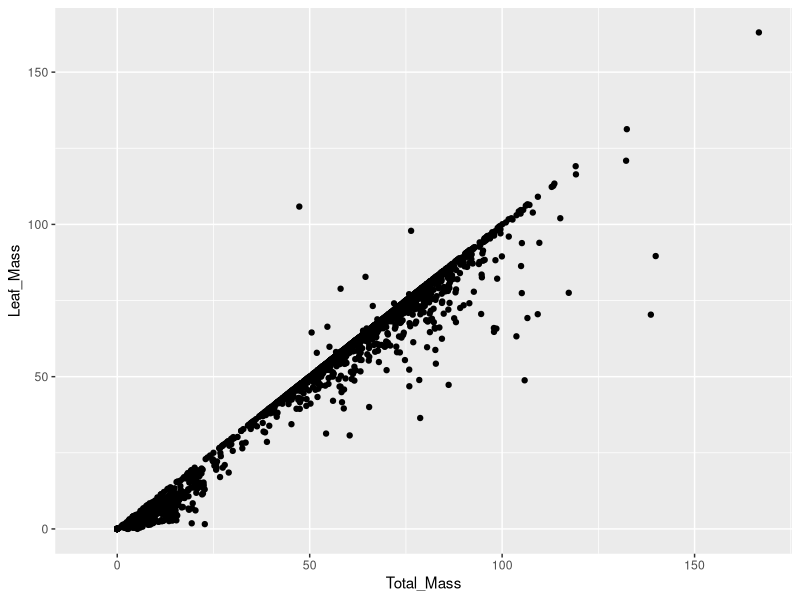
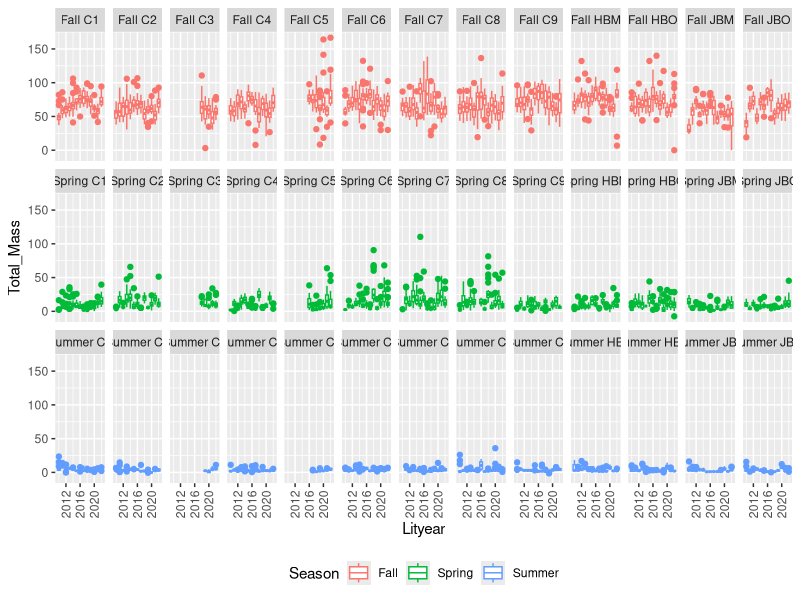
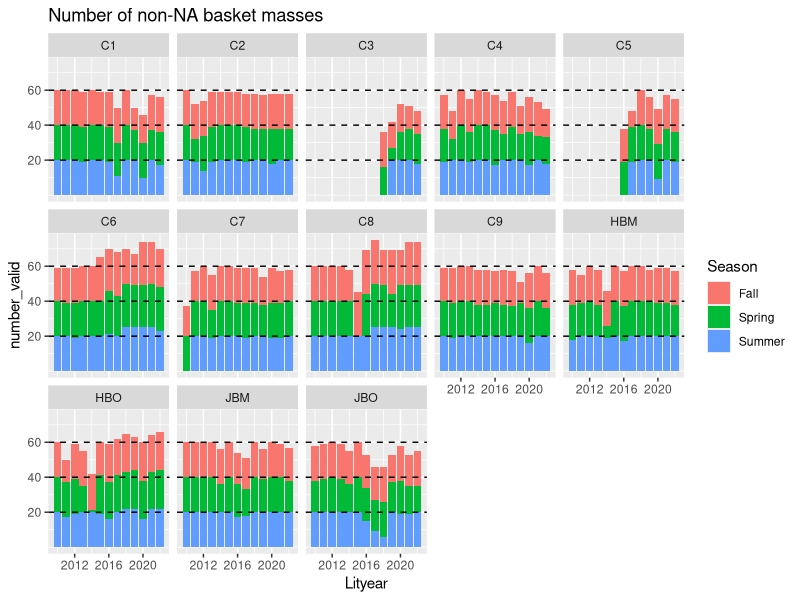
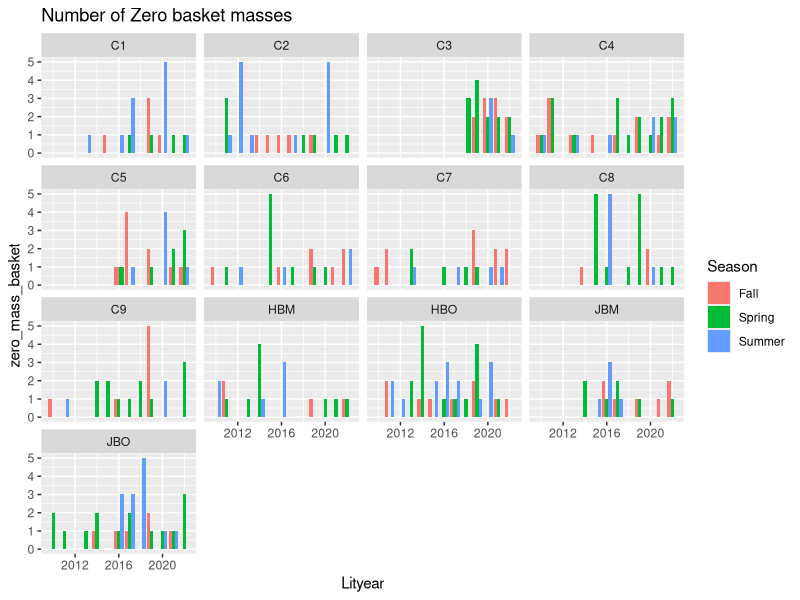
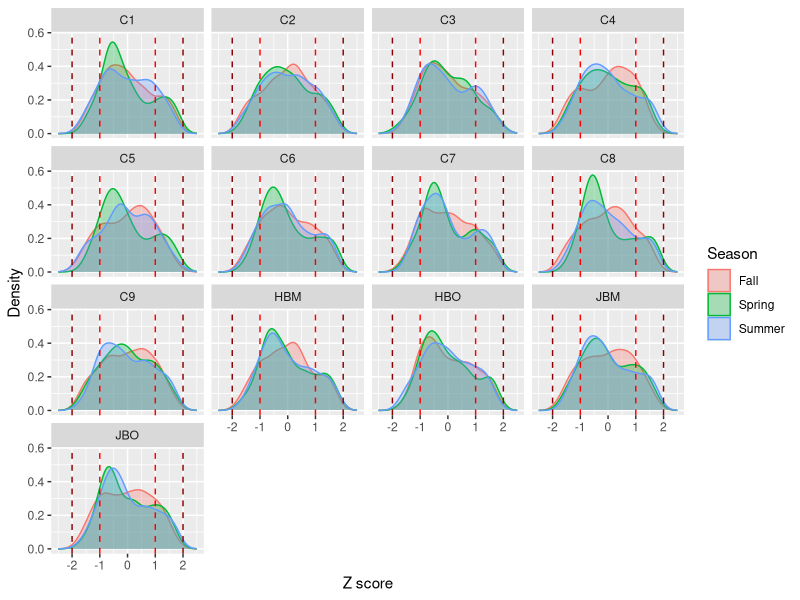
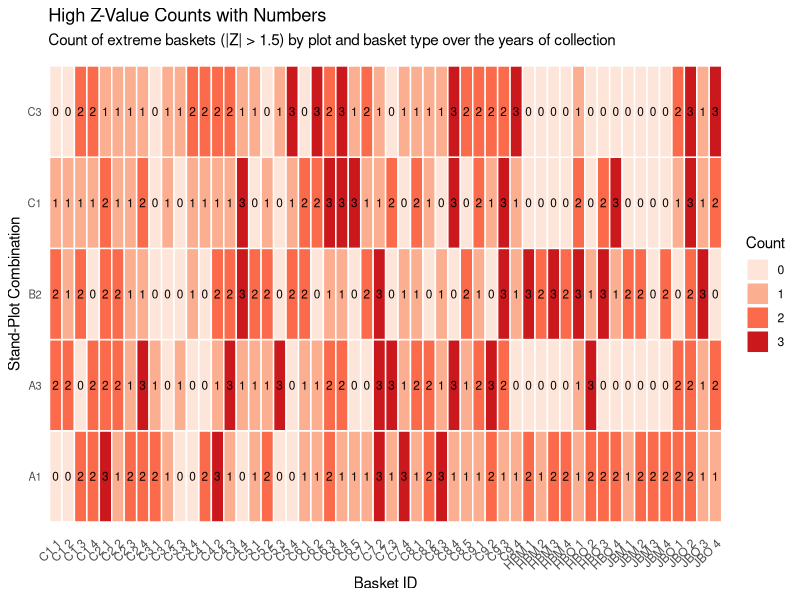

These figures' R source, in order:



# examine if a basket is outside its range


library(ggplot2)
library(here)


#####
lit <- read.csv(here::here("data","MELNHE Litterfall massJune2025.csv"))

lit$Total_Mass <- as.numeric(lit$Total_Mass)
lit$Leaf_Mass <- as.numeric(lit$Leaf_Mass)
lit$Total_Mass_g_m2 <- as.numeric(lit$Total_Mass_g_m2)

# Select the intended columns to reduce confusion.

head(lit)


# will look at species later, for now start with whole basket mass values
full_baskets <- lit[,c("Lityear","Year","Season","Stand","Plot","Basket",
                       "Total_Mass","Leaf_Mass","Basket_Area","Total_Mass_g_m2", "FAGR")]

table(full_baskets$Leaf_Mass == full_baskets$Total_Mass)

full_baskets$seas_bask <- paste(full_baskets$Season, full_baskets$Basket)

# Alex has a question here- how are 'Leaf_Mass' and 'Total_Mass' different?
ggplot(full_baskets, aes(x=Total_Mass, y=Leaf_Mass))+geom_point()

table(full_baskets$Lityear, full_baskets$Season)

# select years just for exploration
full_baskets <- full_baskets[full_baskets$Lityear>=2010,]
full_baskets <- full_baskets[full_baskets$Lityear< 2023,]

full_baskets$better_facet <- paste( full_baskets$Season, full_baskets$Stand)

ggplot( full_baskets, 
        #ggplot( full_baskets, 
        aes(x=Lityear, y=Total_Mass, col=Season,  group=bask_uk))+
  geom_boxplot(aes(group=Lityear))+
#  scale_y_log10()+
  facet_wrap(~better_facet , nrow=3)+
  theme(axis.text.x = element_text(angle=90, vjust=.5, hjust=1))+
  theme(legend.position = "bottom")


#########################################################################

############

# Create composite identifiers
full_baskets$staplo <- paste(full_baskets$Stand, full_baskets$Plot)
full_baskets$bask_uk <- paste(full_baskets$Season, full_baskets$staplo, full_baskets$Basket)
full_baskets$plot_uk <- paste(full_baskets$Season, full_baskets$staplo)

# Get unique plot-season combinations
full_baskets$year_bask_uk <- paste(full_baskets$Lityear, full_baskets$bask_uk)
full_baskets$year_plot_uk <- paste(full_baskets$Lityear, full_baskets$plot_uk)

plot_output <- list()
basket_output <- list()

# Loop through each unique year-season-plot, examine the baskets within
for (i in 1:length(unique(full_baskets$year_plot_uk))) {

  current_plot <- unique(full_baskets$year_plot_uk)[i]
  plot_bask_data <- full_baskets[full_baskets$year_plot_uk == current_plot, ]
  
  # Extract basket values from a given plot, by season and by year.
  basket_values <- plot_bask_data$Total_Mass
  
  # Remove NA values for statistics calculation
  valid_values <- basket_values[!is.na(basket_values)]
  zero_count <- dim(plot_bask_data[plot_bask_data$Total_Mass== 0,])[1]
  valid_count <- length(valid_values)

  
  # Calculate mean and standard deviation
  plot_mean <- mean(valid_values)
  plot_sd <- sd(valid_values)
    
  z_score <- (basket_values - plot_mean) / plot_sd
  
  bask_name <- plot_bask_data$Basket
  
  ploto = data.frame(
    year_season_plot = current_plot,
    "number_valid" = valid_count,
    "zero_mass_basket" = zero_count,
    "plot_mean" = plot_mean,
    "plot_sd" = plot_sd,
    "Lityear" = unique(plot_bask_data$Lityear),
    "Season" = unique(plot_bask_data$Season),
    "Stand" = unique(plot_bask_data$Stand) ,
    "staplo" = unique(plot_bask_data$staplo))
  
  basketo <- data.frame(
    "year_bask_uk" = plot_bask_data$year_bask_uk,
    "Basket" =  plot_bask_data$Basket,
    "z1" = z_score,
    "Lityear" = plot_bask_data$Lityear,
    "Season" = plot_bask_data$Season,
    "Stand" = plot_bask_data$Stand,
    "staplo" = plot_bask_data$staplo)

plot_output <- rbind( ploto , plot_output)  
basket_output <- rbind( basketo , basket_output)

# Print progress every 50 iterations
if (i %% 50 == 0) {
  cat("Processed", i, "of", length(unique(full_baskets$year_plot_uk)), "year-season-plot combinations\n")
  }
}  

head(plot_output)


## Now with both the plot output and the basket output, look at results

# Dashed lines are around what we'd expect for 5 baskets in 4 plots.

# Some years are higher than others?  Could be the Ca plot in C6 and C8?
ggplot(plot_output, aes(x=Lityear, y=number_valid,
                        fill=Season))+
  geom_col(position="stack")+
  facet_wrap(~Stand, nrow=3)+
  ggtitle("Number of non-NA basket masses")+
  geom_hline(yintercept = 20, linetype = "dashed")+
  geom_hline(yintercept = 40, linetype = "dashed")+
  geom_hline(yintercept = 60, linetype = "dashed")+
  scale_y_continuous(breaks=c(20, 40, 60, 80))
  


ggplot(plot_output, aes(x=Lityear, y=zero_mass_basket ,
                        fill=Season))+
  geom_col(position=position_dodge())+
  facet_wrap(~Stand)+
  ggtitle("Number of Zero basket masses")


# I'm a bit suspicious of the Fall basket masses where all 5 baskets are zero?

table(plot_output$zero_mass_basket, plot_output$Season)
# Maybe we should impute the ~100 baskets where fall litter is 0?

## Move on to baskets
head(basket_output)
valid_baskets <- basket_output[!is.na(basket_output$z1),]

ggplot(valid_baskets)+
  geom_density(aes(x=z1, col=Season, fill=Season), alpha = .3)+
  facet_wrap(~Stand)+
  xlim(-2.5, 2.5)+
  geom_vline(xintercept = c(-1, 1), linetype = "dashed", color = "red") +
  geom_vline(xintercept = c(-2, 2), linetype = "dashed", color = "darkred")+
  labs(x="Z score", y="Density")

# examine the z scores that are larger or smaller than 1.5 standard deviations away from the mean value
large_z <- valid_baskets[ valid_baskets$z1 > 1.5 |  valid_baskets$z1 < -1.5, ]  
dim(large_z)


a <- as.data.frame(table(large_z$staplo, large_z$Stand, large_z$Basket, large_z$Season))
a <- a[a$Freq>0 ,]

# across years, do some baskets have more 'z' type baskets?
c <- as.data.frame(table(a$Var1, a$Var3))
use_basks <- c("A1","A3","B2","C1","C3")

c <- c[c$Var2 %in% use_basks, ]



# Alternative heatmap with discrete color scale for easier reading
p2 <- ggplot(c, aes(x = Var1, y = Var2, fill = factor(Freq))) +
  geom_tile(color = "white", size = 0.5) +
  scale_fill_brewer(name = "Count", palette = "Reds", direction = 1) +
  geom_text(aes(label = Freq), color = "black", size = 3) +
  labs(
    title = "High Z-Value Counts with Numbers",
    subtitle = "Count of extreme baskets (|Z| > 1.5) by plot and basket type over the years of collection",
    x = "Basket ID", 
    y = "Stand-Plot Combination"
  ) +
  theme_minimal() +
  theme(
    axis.text.y = element_text(size = 8),
    axis.text.x = element_text(angle = 45, hjust = 1),
    panel.grid = element_blank()
  )

print(p2)

